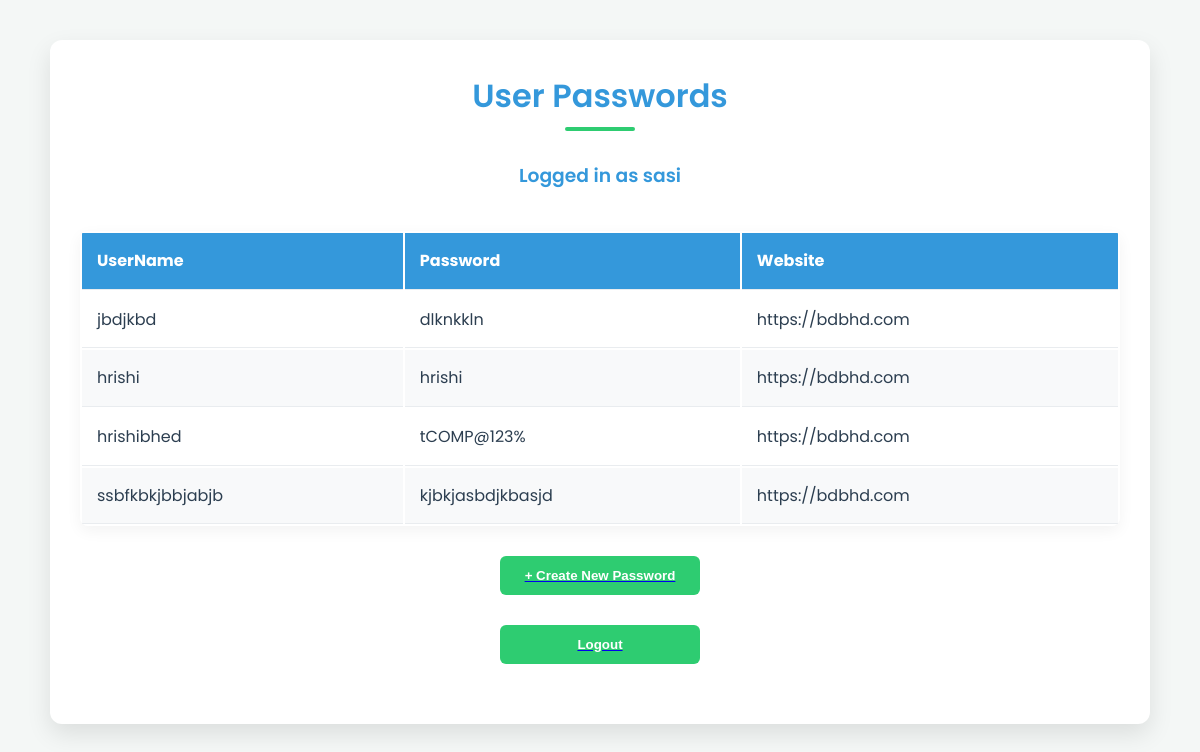
The page /dashboard/ (signed in) on the database its author committed.
### PmApp/models.py (models this page shows)
class Passwd(models.Model):
    name=models.CharField(max_length=200)
    link=models.URLField()
    password=models.CharField(max_length=500)
    userid = models.ForeignKey(User, on_delete=models.CASCADE,default=None)
    def __str__(self):
        return self.name

### PmApp/views.py (the view)
# urls.py: path('dashboard/',views.dashboard,name='dashboard')
@login_required(login_url='login') # Redirect to login if not authenticated
def dashboard(request):
    messages.success(request, f"Logged in as {request.user}")
    user_pass = Passwd.objects.filter(userid=request.user)
    return render(request, 'dashboard.html', {'user_pass': user_pass})

### templates/dashboard.html (shortened to what this page needs)
    <!DOCTYPE html>
<html lang="en">
<head>
</head>
<body>
    <div class="container">
        <h1>User Passwords </h1>
        {% if user_pass %}
        <h3>Logged in as {{ user.username }}</h3>
        <table class="password-table">
            <thead>
                <tr>
                    <th>UserName</th>
                    <th>Password</th>
                    <th>Website</th>
                </tr>
            </thead>
            <tbody>
                {% for pass in user_pass %}
                <tr>
                    <td>{{ pass.name }}</td>
                    <td>{{ pass.password }}</td>
                    <td>{{ pass.link }}</td>
                </tr>
                {% endfor %}
            </tbody>
        </table>
        {% else %}
        <p>No passwords found for this user.</p>
        {% endif %}
        <a href="{% url 'add' %}">
            <button class="create-button">+ Create New Password</button>
        </a>
        <a href="{% url 'logout' %}">
            <button class="create-button">Logout</button>
        </a>
    </div>
</body>
</html>

### templates/dashboard.html (style rules this page uses)
:root { --primary-color: #3498db; --secondary-color: #2ecc71; --background-color: #f4f7f6; --text-color: #2c3e50; --card-background: #ffffff; }
* { margin: 0; padding: 0; box-sizing: border-box; }
body { font-family: 'Poppins', sans-serif; background-color: var(--background-color); color: var(--text-color); line-height: 1.6; display: flex; flex-direction: column; align-items: center; min-height: 100vh; padding: 20px; }
.container { width: 95%; max-width: 1100px; background-color: var(--card-background); border-radius: 12px; box-shadow: 0 10px 25px rgba(0,0,0,0.1); padding: 30px; margin-top: 20px; }
h1 { text-align: center; color: var(--primary-color); margin-bottom: 30px; font-weight: 600; position: relative; padding-bottom: 10px; }
h1::after { content: ''; position: absolute; width: 70px; height: 4px; background-color: var(--secondary-color); bottom: 0; left: 50%; transform: translateX(-50%); border-radius: 2px; }
h3 { text-align: center; color: var(--primary-color); margin-bottom: 30px; font-weight: 600; position: relative; padding-bottom: 10px; }
.password-table { width: 100%; border-radius: 8px; overflow: hidden; box-shadow: 0 5px 15px rgba(0,0,0,0.05); }
.password-table thead { background-color: var(--primary-color); color: white; }
.password-table th, .password-table td { padding: 15px; text-align: left; border-bottom: 1px solid #e9ecef; }
.password-table tbody tr:nth-child(even) { background-color: #f8f9fa; }
.create-button { display: block; width: 200px; margin: 30px auto; padding: 12px 20px; background-color: var(--secondary-color); color: white; border: none; border-radius: 6px; text-align: center; font-weight: 600; cursor: pointer; transition: background-color 0.3s ease, transform 0.2s; }

### rows shown on the page
Passwd: name "jbdjkbd", password "dlknkkln", link "https://bdbhd.com"
Passwd: name "hrishi", password "hrishi", link "https://bdbhd.com"
Passwd: name "hrishibhed", password "tCOMP@123%", link "https://bdbhd.com"
Passwd: name "ssbfkbkjbbjabjb", password "kjbkjasbdjkbasjd", link "https://bdbhd.com"

### other values the page prints
{{ user.username }} "sasi"
